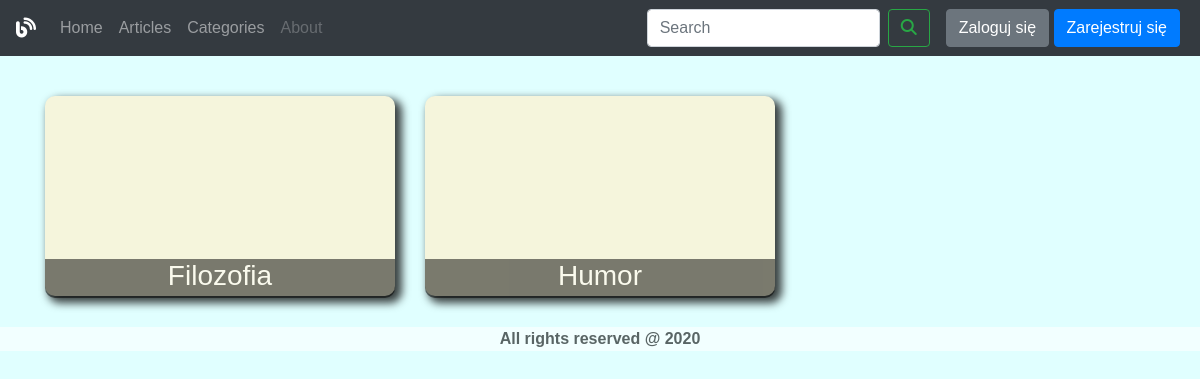
/categories, run on an earlier commit of the app's database.
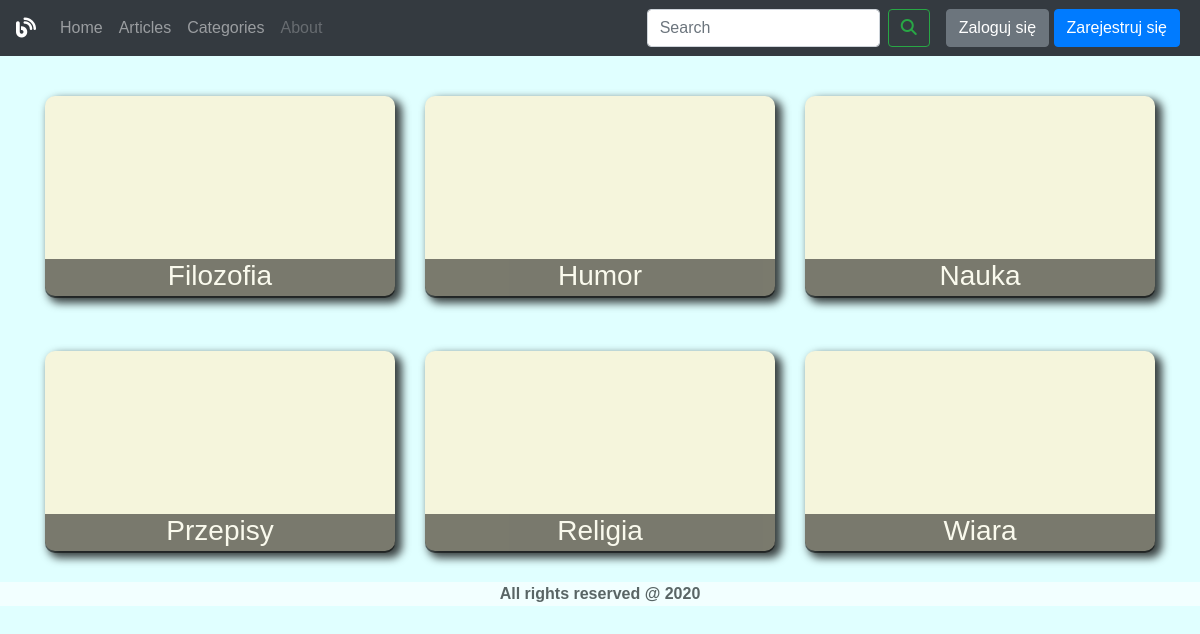
And on a later commit of the database.
### articles/models.py (models this page shows, shortened)
class Category(models.Model):
    name = models.CharField(max_length=100)
    class Meta:
        ordering = ["name"]
        verbose_name = "Kategoria"
        verbose_name_plural = "Kategorie"

### articles/views.py (the view)
# urls.py: path('categories', views.list_categories, name='categories'),
def list_categories(request):
    categories = Category.objects.all()
    return render(request, template_name="articles/category_list.html", context={"categories": categories})

### articles/templates/articles/category_list.html
{% extends "base.html" %}
{% load static %}
{% block content_wrapper %}
<div class="container mt-3">
    <div class="row">
        {% for category in categories %}
        <div class="col-lg-4 col-sm-6 my-4">
            <a href="{% url "category display" category.id %}" class="kafelek">
                <h3>{{ category.name }}</h3>
            </a>
        </div>
        {% endfor %}
    </div>
</div>
{% endblock %}

What changed in the data, as far as the page shows it:
added Category: name "Nauka"
added Category: name "Przepisy"
added Category: name "Religia"
added Category: name "Wiara"
